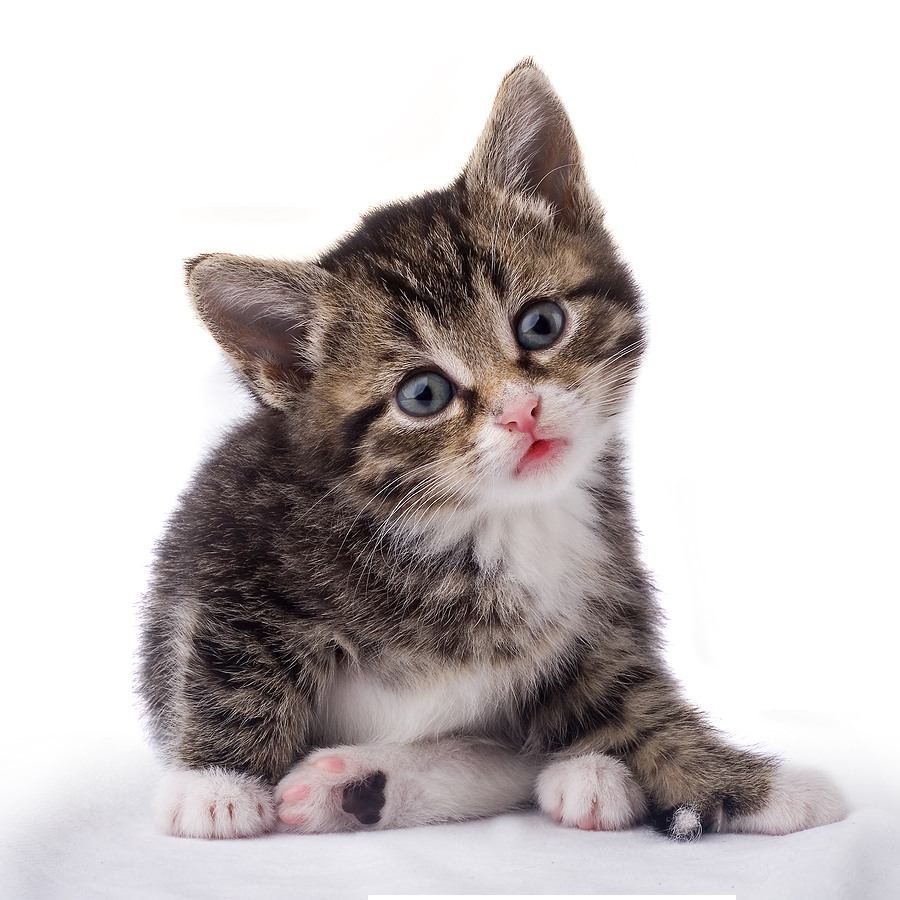
#> input picture cat.png, 900 x 900 px
$ python gen-img-art.py
#> lines starting #> are read from the running program, lines starting #| are printed output that depends on the picture
import cv2
import numpy as np

ASCII_CHARS = ["@", "#", "8", "&", "%", "$", "?", "*", "+", ";", ":", ",", ".", " "]

# convert to grayscale with luminance formula
def bgr2gray(bgr):
    return np.dot(bgr[...,:3], [0.1140, 0.5870, 0.2989])

# min/max normalization for the ascii characters
def min_max_normalize(data):
        min_vals = np.min(data)
        max_vals = np.max(data)

        return ((data - min_vals) / (max_vals - min_vals)) * (len(ASCII_CHARS) - 1)

def gen_img_art(img_path, width=80):
#> called with img_path = 'cat.png', width = 120
    img = cv2.imread(img_path)
#> img is the input picture: shape (900, 900, 3); mean B, G, R 193.6, 193.7, 200
    if img is None:
        print("Error: Image could not be opened.")
    else:
        # resize img to specified width
        img_height, img_width = img.shape[:2]
#> img_height = 900; img_width = 900
        ratio = img_height / img_width
#> ratio = 1
        height = int(ratio * width * 0.5)
#> height = 60
        img = cv2.resize(img,(width, height))
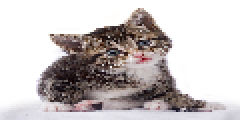
#> img: shape (60, 120, 3) (shown 2 times larger); mean B, G, R 193.5, 193.6, 199.8

        # convert to grayscale
        img = bgr2gray(img)
#> in bgr2gray, `return np.dot(bgr[...,:3], [0.1140, 0.5870, 0.2989])`:
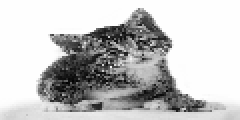
#> returned value: shape (60, 120) float64 (shown 2 times larger); min 1.48, max 255, mean 195.4

        # normalize values to our ascii_characters
        img = min_max_normalize(img)
#> in min_max_normalize, `min_vals = np.min(data)`: min_vals = 1.48
#> in min_max_normalize, `max_vals = np.max(data)`: max_vals = 255

        output = []
        for y in range(height):
            row = []
            for x in range(width):
                index = int(img[y, x])  # scale to ASCII index range
                row.append(ASCII_CHARS[index])
            output.append("".join(row))  # oin row into a single string
#> after the loop, output = 60 items

        # print the ASCII art
        for row in output:
            print(row)
#> this loop made 60 passes

gen_img_art("cat.png",120)
